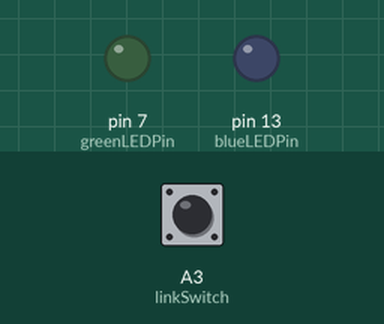
This sketch was run on a simulated Arduino Uno, built with avr-gcc and run on an emulated ATmega328P. Parts: output pins drawn as LEDs (lit = HIGH). Dashed ring = blinking. The inputs (shaded band) are chosen by the test bench; at power-on: A3 (linkSwitch) LOW.

Above: at 1.2 s.
1.3 s: A3 (linkSwitch) pulled HIGH for 0.15 s
At 1.4 s:
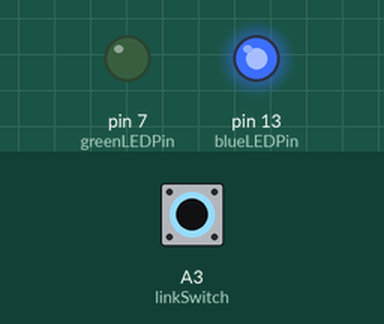
3.2 s: A3 (linkSwitch) pulled HIGH for 3.2 s
At 3.5 s:
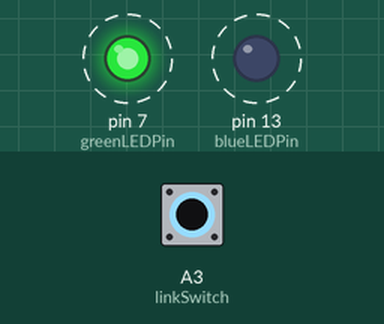
Timing chart, 0 to 8.1 s (numbered marks = the images above; inputs shaded):
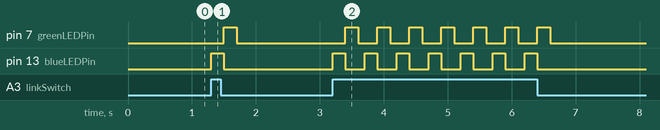

The sketch:

nov4hw.ino
```cpp
const int blueLEDPin = 13;
const int greenLEDPin = 7;
const int linkSwitch = A3;

void setup() {
  pinMode(blueLEDPin, OUTPUT);
  pinMode(greenLEDPin, OUTPUT);
}

void loop() {

  int switchState = digitalRead(linkSwitch);

  if (switchState == HIGH) {

    digitalWrite(blueLEDPin, HIGH);
    digitalWrite(greenLEDPin, LOW);
    delay(200);
    digitalWrite(blueLEDPin, LOW);
    digitalWrite(greenLEDPin, HIGH);
    delay(200);
  }
  allOff();
  delay(100);
}

void allOff() {
  digitalWrite(blueLEDPin, LOW);
  digitalWrite(greenLEDPin, LOW);
}
```

Measured:
- after the input at 1.3 s, pin 7 (greenLEDPin): LOW → HIGH after 0.20 s, → LOW 0.20 s later; pin 13 (blueLEDPin): LOW → HIGH at once, → LOW 0.20 s later
- after the input at 3.2 s, pin 7 (greenLEDPin): alternates HIGH for 0.20 s and LOW for 0.30 s, 14 changes in all, then stays LOW, starting after 0.20 s; pin 13 (blueLEDPin): alternates HIGH for 0.20 s and LOW for 0.30 s, 14 changes in all, then stays LOW, starting at once
